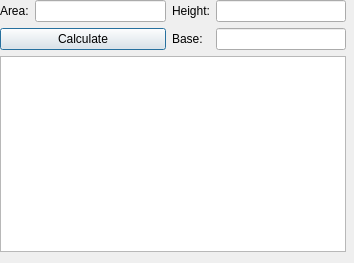
<?xml version="1.0" encoding="UTF-8"?>
<ui version="4.0">
 <class>trianglePerimeter</class>
 <widget class="QDialog" name="trianglePerimeter">
  <property name="geometry">
   <rect>
    <x>0</x>
    <y>0</y>
    <width>354</width>
    <height>263</height>
   </rect>
  </property>
  <property name="windowTitle">
   <string>Triangle Formula: Area</string>
  </property>
  <widget class="QWidget" name="layoutWidget">
   <property name="geometry">
    <rect>
     <x>0</x>
     <y>0</y>
     <width>346</width>
     <height>252</height>
    </rect>
   </property>
   <layout class="QVBoxLayout" name="verticalLayout">
    <item>
     <layout class="QGridLayout" name="gridLayout">
      <item row="0" column="0">
       <widget class="QLabel" name="label">
        <property name="text">
         <string>Area:</string>
        </property>
       </widget>
      </item>
      <item row="0" column="1">
       <widget class="QLineEdit" name="areaText"/>
      </item>
      <item row="0" column="2">
       <widget class="QLabel" name="label_2">
        <property name="text">
         <string>Height:</string>
        </property>
       </widget>
      </item>
      <item row="0" column="3">
       <widget class="QLineEdit" name="heightText"/>
      </item>
      <item row="1" column="0" colspan="2">
       <widget class="QPushButton" name="calculateBtn">
        <property name="text">
         <string>Calculate</string>
        </property>
       </widget>
      </item>
      <item row="1" column="2">
       <widget class="QLabel" name="label_3">
        <property name="text">
         <string>Base:</string>
        </property>
       </widget>
      </item>
      <item row="1" column="3">
       <widget class="QLineEdit" name="baseText"/>
      </item>
     </layout>
    </item>
    <item>
     <widget class="QPlainTextEdit" name="plainTextEdit"/>
    </item>
   </layout>
  </widget>
 </widget>
 <resources/>
 <connections/>
</ui>
